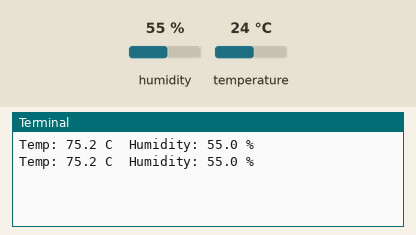
Recording of a program running on a simulated Raspberry Pi (BCM pin numbers). Shown: the last lines printed to the terminal. The inputs (shaded band) are chosen by the test bench; at power-on: humidity 55 %, temperature 24 °C.

Above: at 1.2 s.
1.3 s: humidity set to 22 %
At 2.0 s:
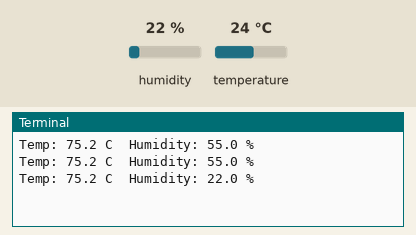
2.8 s: temperature set to 12 °C
At 3.6 s:
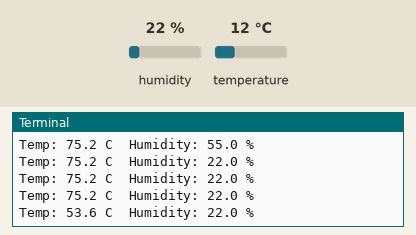
4.3 s: humidity set to 40 %
At 4.3 s:
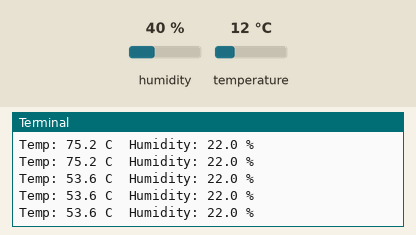
Timing chart, 0 to 7.3 s (numbered marks = the images above; inputs shaded):
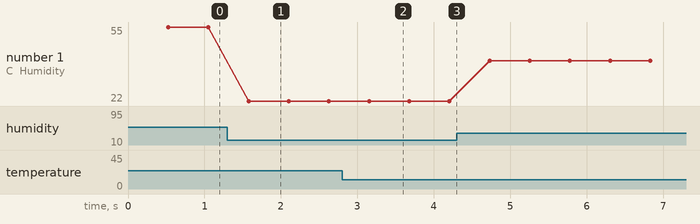

The program:

dht22-1.py
```python
#!/usr/bin/python
#dht22 on pin 10 because all my pcb proto boards are on pin 10 now

import sys
import Adafruit_DHT

while True:

    humidity, temperature = Adafruit_DHT.read_retry(22, 10)
    temperature = temperature * 9/5.0 + 32
    print 'Temp: {0:0.1f} C  Humidity: {1:0.1f} %'.format(temperature, humidity)
```

Measured:
- after the input at 1.3 s, the terminal: prints a new line after 0.28 s (image 1)
- after the input at 2.8 s, the terminal: prints a new line after 0.35 s (image 2)
- plotted number 1: 55 → 22 after the input at 1.3 s, 22 → 40 after the input at 4.3 s
